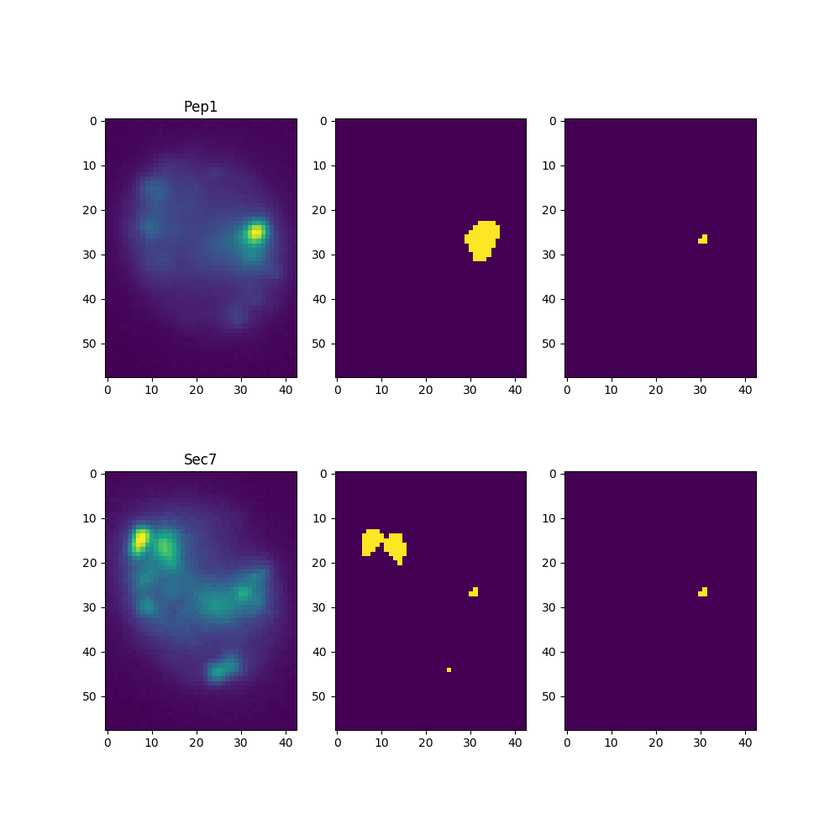
#> input picture example/PGSM_16/Pep1_Sec7_2.0_1.png, 840 x 840 px, shrunk from 1000 x 1000 before the run
$ python ColoPlotter.py --input_dir example/PGSM_16
#> lines starting #> are read from the running program, lines starting #| are printed output that depends on the picture
#!/usr/bin/python
# -*- Coding: utf-8 -*-

from skimage import io
from skimage import img_as_float
from skimage.color import rgb2gray
from matplotlib import pyplot as plt
import os
import argparse
import numpy as np


def read_input(input_dir):
    """
    input dir need to contain TIF files
    output : img generater
    """
    files = os.listdir(input_dir)
    for f in files:
        img = io.imread(os.path.join(input_dir, f))
        yield (img[0], img[1])


def ThresholdGetter(img_f, threshold_p, search_gap):
    size = img_f.size
    threshold_num = size * threshold_p / 100
    print(size)
    print(threshold_num)
    for i in np.arange(1, 0, -1 * search_gap):
        more = img_f > i
        passed_pixel = len(more[more == 1])
        if passed_pixel > 0:
            print('Threshold(intensity) : {}'.format(i))
            print('passed_pixel : {}'.format(passed_pixel))
            if len(more[more == 1]) > threshold_num:
                return i


def ColoPlotter(input_dir, output_dir, name1, name2, threshold_p, search_gap, denominator):
#> called with input_dir = 'example/PGSM_16', output_dir = 'result', name1 = 'sample1', name2 = 'sample2', threshold_p = 5, search_gap = 0.001, denominator = '1'
    print(input_dir)
    mrate1_list = np.array([])
    mrate2_list = np.array([])
    for n, (img1, img2) in enumerate(read_input(input_dir)):
        # RGB to Grey and Merge

        # 1
        grey1 = rgb2gray(img1)
#> grey1 = 840 rows, first 6: [255, 255, 255, 255], [255, 255, 255, 255], [255, 255, 255, 255], [255, 255, 255, 255], [255, 255, 255, 255], [255, 255, 255, 255]
        img_f1 = img_as_float(grey1)
#> img_f1 = 840 rows, first 6: [1, 1, 1, 1], [1, 1, 1, 1], [1, 1, 1, 1], [1, 1, 1, 1], [1, 1, 1, 1], [1, 1, 1, 1]
        more1 = img_f1 > ThresholdGetter(img_f1, threshold_p, search_gap)
#| 3360
#| 168.0
#> the loop in ThresholdGetter, `for i in np.arange(1, 0, -1 * search_gap):` made 2 passes
#> passed_pixel on passes 1 to 2: 0, 3360
#| passed_pixel : 3360
#> more1 = 840 rows, first 6: [True, True, True, True], [True, True, True, True], [True, True, True, True], [True, True, True, True], [True, True, True, True], [True, True, True, True]
        # 2
        grey2 = rgb2gray(img2)
        img_f2 = img_as_float(grey2)
        more2 = img_f2 > ThresholdGetter(img_f2, threshold_p, search_gap)

        merge = more1 * more2
#> merge has the same summary as more1
        # 1
        mrate1 = len(merge[merge == 1])/len(more1[more1 == 1]) * 100
#> mrate1 = 100
        mrate1_list = np.append(mrate1_list, mrate1)
#> mrate1_list = [100]
        height1 = np.array([mrate1_list.mean()])
#> height1 = [100]
        # 2
        mrate2 = len(merge[merge == 1])/len(more2[more2 == 1]) * 100
#> mrate2 = 100
        mrate2_list = np.append(mrate2_list, mrate2)
#> mrate2_list = [100]
        height2 = np.array([mrate2_list.mean()])
#> height2 = [100]

        # Make Figure
        fig, axes = plt.subplots(figsize=(10, 10), nrows=2, ncols=3, subplot_kw={'adjustable': 'box-forced'})
        axes[0, 0].imshow(img1)
        axes[0, 0].set_title(name1)
        axes[1, 0].imshow(img2)
        axes[1, 0].set_title(name2)
        axes[0,1].imshow(more1)
        axes[1,1].imshow(more2)
        axes[0,2].imshow(merge)
        axes[1,2].imshow(merge)
        if os.path.exists(output_dir) is False:
            os.makedirs(output_dir)
        fig.savefig(os.path.join(output_dir, '{}_{}_{}_{}.png'.format(name1, name2, threshold_p, n + 1)))
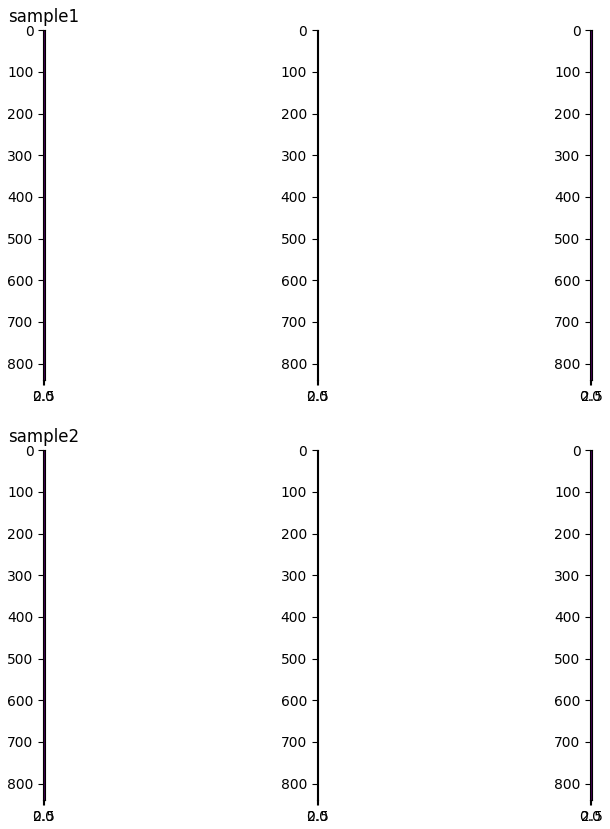
#> figure drawn by matplotlib, 6 panels

    else:
        print('Merge Rates (denominator = {}) : '.format(name1), end="")
        print(mrate1_list)
        sigma1 = mrate1_list.std()
        print('standard deviation = %f'% sigma1)
        print('Merge Rates (denominator = {}) : '.format(name2), end="")
        print(mrate2_list)
        sigma2 = mrate2_list.std()
        print('standard deviation = %f'% sigma2)

        #Make Graph
        left = np.array([1])
        plt.figure(figsize=(2,4))
        width = 1
        plt.style.use('ggplot')
        if denominator == '1':
            height = height1
            sigma = sigma1
            label = [name2]
            plt.ylabel('% Colocalization\nwith {}'.format(name1))
        elif denominator == '2':
            height = height2
            sigma = sigma2
            label = [name1]
            plt.ylabel('Colocalization\nwith {}'.format(name2))
        elif denominator == '1,2':
            width = 0.5
            left = np.array([0.5, 1.5])
            height = np.append(height1, height2)
            sigma = np.append(sigma1, sigma2)
            label = [name2, name1]
            plt.ylabel('Colocalization\nwith {}, {}'.format(name2, name1))

        # plt.title('Colocalization')
        plt.ylim(ymax = 100.0, ymin = 0)
        plt.xlim(xmax = 2.0, xmin = 0)
        plt.bar(left, height, width, yerr=sigma, tick_label=label, capsize=10)
        if denominator == 1 or '1,2':
            plt.savefig(os.path.join(output_dir, "{}_{}_{}_bar.png".format(name1, name2, str(threshold_p))), format='png', bbox_inches='tight')
        else:
            plt.savefig(os.path.join(output_dir, "{}_{}_{}_bar.png".format(name2, name1, str(threshold_p))), format='png', bbox_inches='tight')


def ArgParse():
    parser = argparse.ArgumentParser(description='Get Colocalization Rate')
    parser.add_argument('-d', '--denominator',
                         dest='denominator',
                         choices=['1', '2', '1,2'],
                         default='1',
                         help='Choose denominator "1" or "2".')
    parser.add_argument('-t', '--threshold',
                        dest='threshold',
                        type=float,
                        default=5.0,
                        help='Threshold : Least pixel number(%).')
    parser.add_argument('-n1', '--name1',
                        dest='name1',
                        default='sample1',
                        help='Name1(TIF[1])')
    parser.add_argument('-n2', '--name2',
                        dest='name2',
                        default='sample2',
                        help='Name2 (TIF[1])')
    parser.add_argument('-sg', '--search_gap',
                        dest='sg',
                        type=float,
                        default=0.001,
                        help='You can specify "search gap" (default = 0.001).\
                        This script search threshold by "search gap" from 1 to 0.')
    parser.add_argument('-in', '--input_dir',
                        dest='in_dir',
                        required=True,
                        help='You need to specify input dir.')
    parser.add_argument('-out', '--output_dir',
                        dest='out_dir',
                        default='result',
                        help='You can specify output dir.')
    args = parser.parse_args()
    return args


if __name__ == "__main__":
    args = ArgParse()
    ColoPlotter(input_dir=args.in_dir,
                output_dir=args.out_dir,
                name1=args.name1,
                name2=args.name2,
                threshold_p=args.threshold,
                search_gap=args.sg,
                denominator=args.denominator)
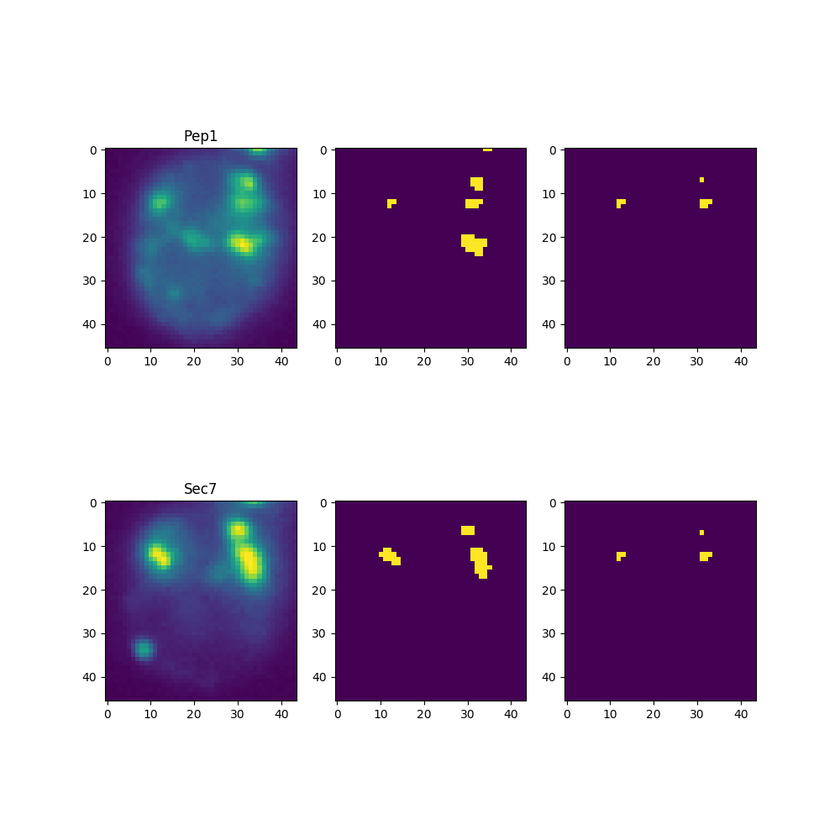
#> input picture example/PGSM_16/Pep1_Sec7_2.0_2.png, 840 x 840 px, shrunk from 1000 x 1000 before the run
